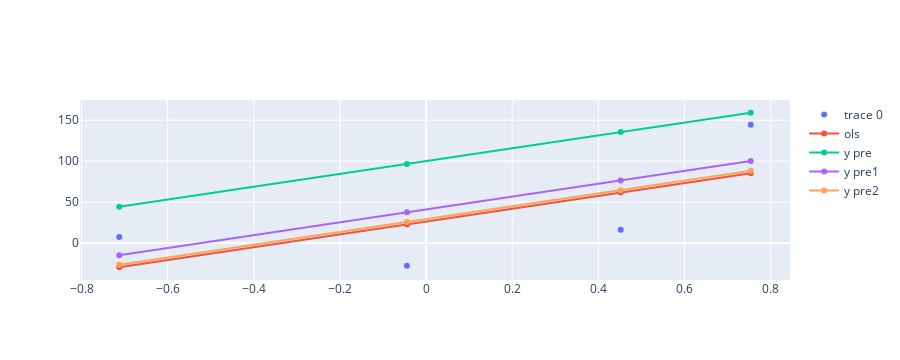

This figure's notebook cell:
### Code cell
fig = go.Figure()
fig.add_trace(go.Scatter(x=x.ravel(),y=y,mode = 'markers'))
fig.add_trace(go.Scatter(x=x.ravel(),y=reg.predict(x),mode = 'markers+lines',name = 'ols'))
fig.add_trace(go.Scatter(x=x.ravel(),y=y_pre,mode = 'markers+lines',name = 'y pre'))
fig.add_trace(go.Scatter(x=x.ravel(),y=y_pre1,mode = 'markers+lines',name = 'y pre1'))
fig.add_trace(go.Scatter(x=x.ravel(),y=y_pre2,mode = 'markers+lines',name = 'y pre2'))

### Figure 1 — Plotly figure (JSON) as saved in the notebook; plotly's stock layout.template omitted (floating-point values rounded to 4 significant figures)
{"data": [{"mode": "markers", "type": "scatter", "x": [-0.7124, 0.4518, -0.0445, 0.7538], "y": [7.218, 16.05, -27.84, 144.4]}, {"mode": "markers+lines", "name": "ols", "type": "scatter", "x": [-0.7124, 0.4518, -0.0445, 0.7538], "y": [-29.66, 61.56, 22.67, 85.22]}, {"mode": "markers+lines", "name": "y pre", "type": "scatter", "x": [-0.7124, 0.4518, -0.0445, 0.7538], "y": [44.18, 135.4, 96.51, 159.1]}, {"mode": "markers+lines", "name": "y pre1", "type": "scatter", "x": [-0.7124, 0.4518, -0.0445, 0.7538], "y": [-14.89, 76.33, 37.44, 99.99]}, {"mode": "markers+lines", "name": "y pre2", "type": "scatter", "x": [-0.7124, 0.4518, -0.0445, 0.7538], "y": [-26.7, 64.51, 25.63, 88.17]}], "layout": {"autosize": true, "height": 360, "xaxis": {"autorange": true, "range": [-0.8014, 0.8428], "type": "linear"}, "yaxis": {"autorange": true, "range": [-45.23, 174.6], "type": "linear"}}}
